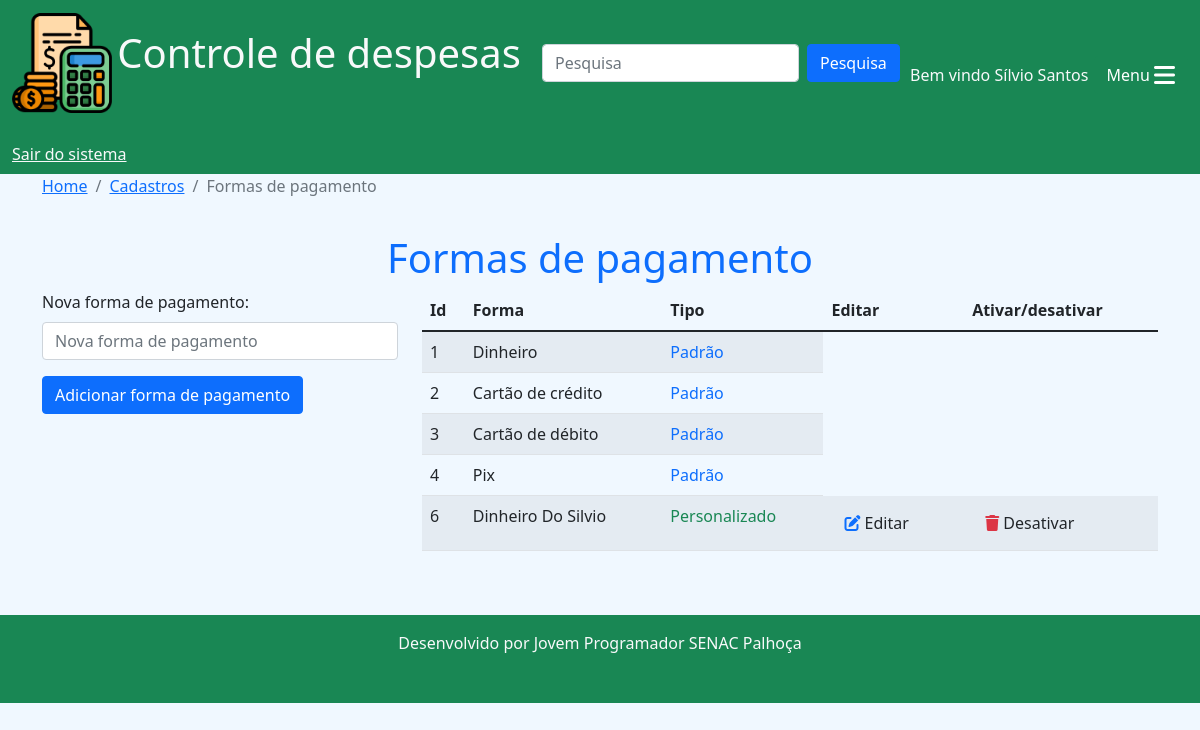
/cadastros/fpags/ (signed in), run on the app's committed database.
### cadastros/models.py (models this page shows, shortened)
class FormaPagamento(models.Model):
    forma = models.CharField(max_length=30)
    padrao = models.BooleanField(default=False)
    usuario = models.ForeignKey(User, on_delete=models.CASCADE, blank=True, null=True)
    ativo = models.BooleanField(default=True)
    class Meta:
        verbose_name = 'Forma de pagamento'
        verbose_name_plural = 'Formas de Pagamento'

### cadastros/views.py (the view)
# urls.py: path('fpags/', views.fpags, name='fpags'),
@login_required(login_url='login')
def fpags(request):
    user = request.user
    fpags = FormaPagamento.objects.all().filter(
        Q(usuario=user) | Q(padrao=True)
    )
    return render(request, 'fpag.html', {"fpags":fpags})

### cadastros/templates/fpag.html (shortened to what this page needs)
{% extends 'base.html'%}
{% block 'conteudo'%}
<nav aria-label="breadcrumb">
  <ol class="breadcrumb">
    <li class="breadcrumb-item"><a href="{% url 'home'%}">Home</a></li>
    <li class="breadcrumb-item"><a href="{% url 'cadastros'%}">Cadastros</a></li>
    <li class="breadcrumb-item active" aria-current="page">Formas de pagamento</li>
  </ol>
</nav>
<h1 style="padding-top: 20px;" class="text-center text-primary">Formas de pagamento</h1>
<div class="row">
  <div class="col-lg-4">
    <form method="post" action="{% url 'adicionar_fpag'%}" enctype="multipart/form-data">
      <div class="mb-3">
        <label class="form-label">Nova forma de pagamento: </label>
        <input type="text" class="form-control" name="fpag" placeholder="Nova forma de pagamento" value="{{request.POST.fpag}}">
      </div>
      <button type="submit" class="btn btn-primary">Adicionar forma de pagamento</button>
    </form>
  </div>
  <div class="col-lg-8 table-responsive">
    <table class="table table-striped table-hover">
      <thead>
        <tr>
          <th scope="col">Id</th>
          <th scope="col">Forma</th>
          <th scope="col">Tipo</th>
          <th scope="col">Editar</th>
          <th scope="col">Ativar/desativar</th>
        </tr>
      </thead>
      <tbody>
        {% for c in fpags%}
        <tr>
            <td>{{c.id}}</td>
            <td>{{c.forma}}</td>
            {% if not c.padrao %}
            {% if c.ativo %}
            <td class="text-success">Personalizado</td>
            {% else %}
            <td class="text-danger">Personalizado/desativado</td>
            {% endif %}
            {% if c.ativo %}
            <td><a href="{% url 'alterar_fpag' c.id %}" class="btn" title="Alterar forma de pagamento"><i class="fa-solid fa-pen-to-square text-primary"></i> Editar</a></td>
            <td><a href="{% url 'desativar_fpag' c.id %}" class="btn" title="Desativar forma de pagamento"><i class="fa-solid fa-trash text-danger"></i> Desativar</a></td>
            {% endif %}
            {% else %}
            <td class="text-primary">Padrão</td>
            {% endif %}
        </tr>
        {%endfor%}
      </tbody>
    </table>
  </div>
</div>
{% endblock %}

### templates/base.html (shortened to what this page needs)
{% load static %}
<!DOCTYPE html>
<html lang="pt-br">
<head>
    <link href="https://cdn.jsdelivr.net/npm/bootstrap@5.1.3/dist/css/bootstrap.min.css" rel="stylesheet">
    <link rel="stylesheet" href="{% static 'css/estilo.css'%}">
</head>
<body>
    <nav class="navbar navbar-light bg-success">
        <div class="container-fluid">
          <a class="navbar-brand text-light" href="{% url 'home'%}">
            <img src="{% static 'img/icone_despesas.png'%}" width="100" height="100" class="d-inline-block align-text-middle">
            <span class="fs-1">Controle de despesas</span>
          </a>
          <form class="d-flex" action="{% url 'pesquisa'%}">
            <input class="form-control me-2" type="search" placeholder="Pesquisa" aria-label="Search" name="termo">
            <button class="btn btn-primary" type="submit">Pesquisa</button>
          </form>
          {% if user.first_name != ''%}
          <span class="text-light mt-4">Bem vindo {{user.first_name}} {{user.last_name}}</span>
          {% else %}
          <span class="text-light mt-4">Bem vindo usuário {{user}}</span>
          {% endif %}
          <button class="btn btn-success text-end mt-4" type="button" data-bs-toggle="offcanvas" data-bs-target="#offcanvasScrolling" aria-controls="offcanvasScrolling">Menu <i class="fa fa-bars fa-xl"></i></button>
          {% if user.is_authenticated %}
          <a href="{% url 'logout'%}" class="text-light mt-4">Sair do sistema</a>
          {% else %}
          <a href="{% url 'login'%}" class="text-light mt-4">Faça seu login</a>
          {% endif %}
        </div>
    </nav>
      <div class="container">
       {% block 'conteudo'%}
       {% endblock %}
      </div>
    <footer class="text-center text-light bg-success mt-5 pb-3">
        <p class="py-3">Desenvolvido por Jovem Programador SENAC Palhoça</p>
    </footer>
</body>
</html>

### templates/static/css/estilo.css (style rules this page uses)
* { margin: 0; padding: 0; }
body { background-color: aliceblue; }

### data on the page
FormaPagamento: id "1", forma "Dinheiro", padrao "Padrão"
FormaPagamento: id "2", forma "Cartão de crédito", padrao "Padrão"
FormaPagamento: id "3", forma "Cartão de débito", padrao "Padrão"
FormaPagamento: id "4", forma "Pix", padrao "Padrão"
FormaPagamento: id "6", forma "Dinheiro Do Silvio", padrao "Personalizado"

### other printed values
{{ user.first_name }} "Sílvio"
{{ user.last_name }} "Santos"
